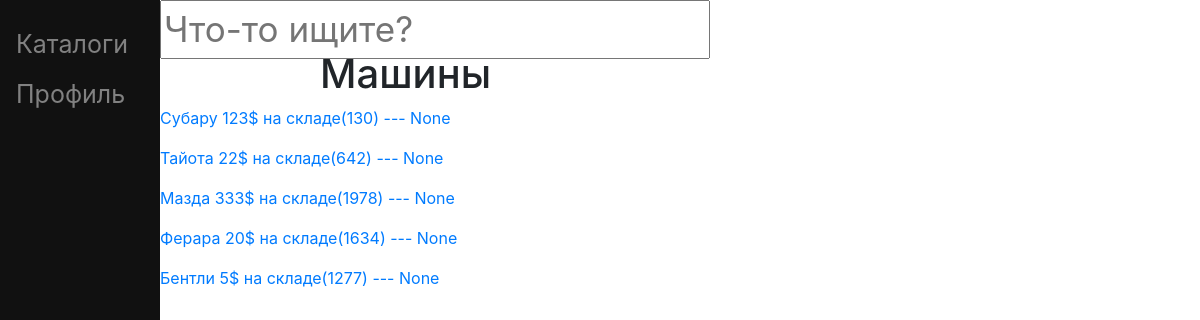
Screenshot of /store/catalogs/Машины/ with the database file from the repository.
### app/models.py (models this page shows, shortened)
class Catalogs(models.Model):
    catalog_name=models.CharField(max_length=20)
    def __str__(self):
        return f"{self.catalog_name}"

class Goods(models.Model):
    name_of_good=models.CharField(max_length=20,verbose_name="Товар")
    price=models.IntegerField(default=0)
    amount=models.IntegerField(default=0)
    catalog=models.ForeignKey(Catalogs,on_delete=models.CASCADE,related_name='good',null=True)
    def __str__(self):
        return f"{self.name_of_good}"
    class Meta:
        verbose_name="Good"

### app/views.py (the view)
# urls.py: path('catalogs/<str:c_str>/',views.goods,name="goods"),
def goods(req,c_str):
    catalogs=Catalogs.objects.get(catalog_name=c_str)
    goods=catalogs.good.all()
    return render(req,"goods.html",{
    "catalogs":catalogs,
    "goods":goods,
    })

### app/templates/goods.html
{% extends 'base.html' %}
{% block body %}
<h1>{{catalogs}}</h1>
{% for good in goods %}
<p><a href="{% url 'goods_descr' good.id %}">{{good}} {{good.price}}$ на складе({{good.amount}}) --- {{good.good_descr.all.first}}</a></p>
{% empty %}
<p>товаранету</p>
{% endfor %}
{% endblock %}

### app/templates/base.html (shortened to what this page needs)
<!DOCTYPE html>
<html lang="en">
<head>
    <link rel="stylesheet" href="https://stackpath.bootstrapcdn.com/bootstrap/4.1.3/css/bootstrap.min.css">
    {% load static %}
    <link rel="stylesheet" type="text/css" href="{% static 'style.css' %}">
</head>
<body>
    <div class="sidenav">
		<a href="{% url 'cat' %}">Каталоги</a>
		<a href="{% url 'profile' %}">Профиль</a>
	</div>
    <div class="search">
    <form action="{% url 'search' %}" method="post" id="txt">
        <input type="text" name="srch" placeholder="Что-то ищите?">
    </form>
</div>
    <div class="content">
    {% block body %}
    {% endblock %}
</div>
</body>
</html>

### app/static/style.css (style rules this page uses)
.sidenav { height:100%; width:160px; position: fixed; z-index:1; top:0; left:0; background-color:#111; overflow-x:hidden; padding-top:20px; }
.sidenav a { padding:6px 8px 6px 16px; text-decoration: none; font-size:25px; color: #818181; display:block; }
.search { margin-left: 160px; }
.search #txt { width: 700px; height: 50px; font-size: 35px; }
h1 { margin-left: 160px; }
.content { margin-left: 160px; }

### rows the page displays
Catalogs: catalog_name "Машины"
Goods: name_of_good "Субару", price "123", amount "130", good_descr.all.first "None"
Goods: name_of_good "Тайота", price "22", amount "642", good_descr.all.first "None"
Goods: name_of_good "Мазда", price "333", amount "1978", good_descr.all.first "None"
Goods: name_of_good "Ферара", price "20", amount "1634", good_descr.all.first "None"
Goods: name_of_good "Бентли", price "5", amount "1277", good_descr.all.first "None"
